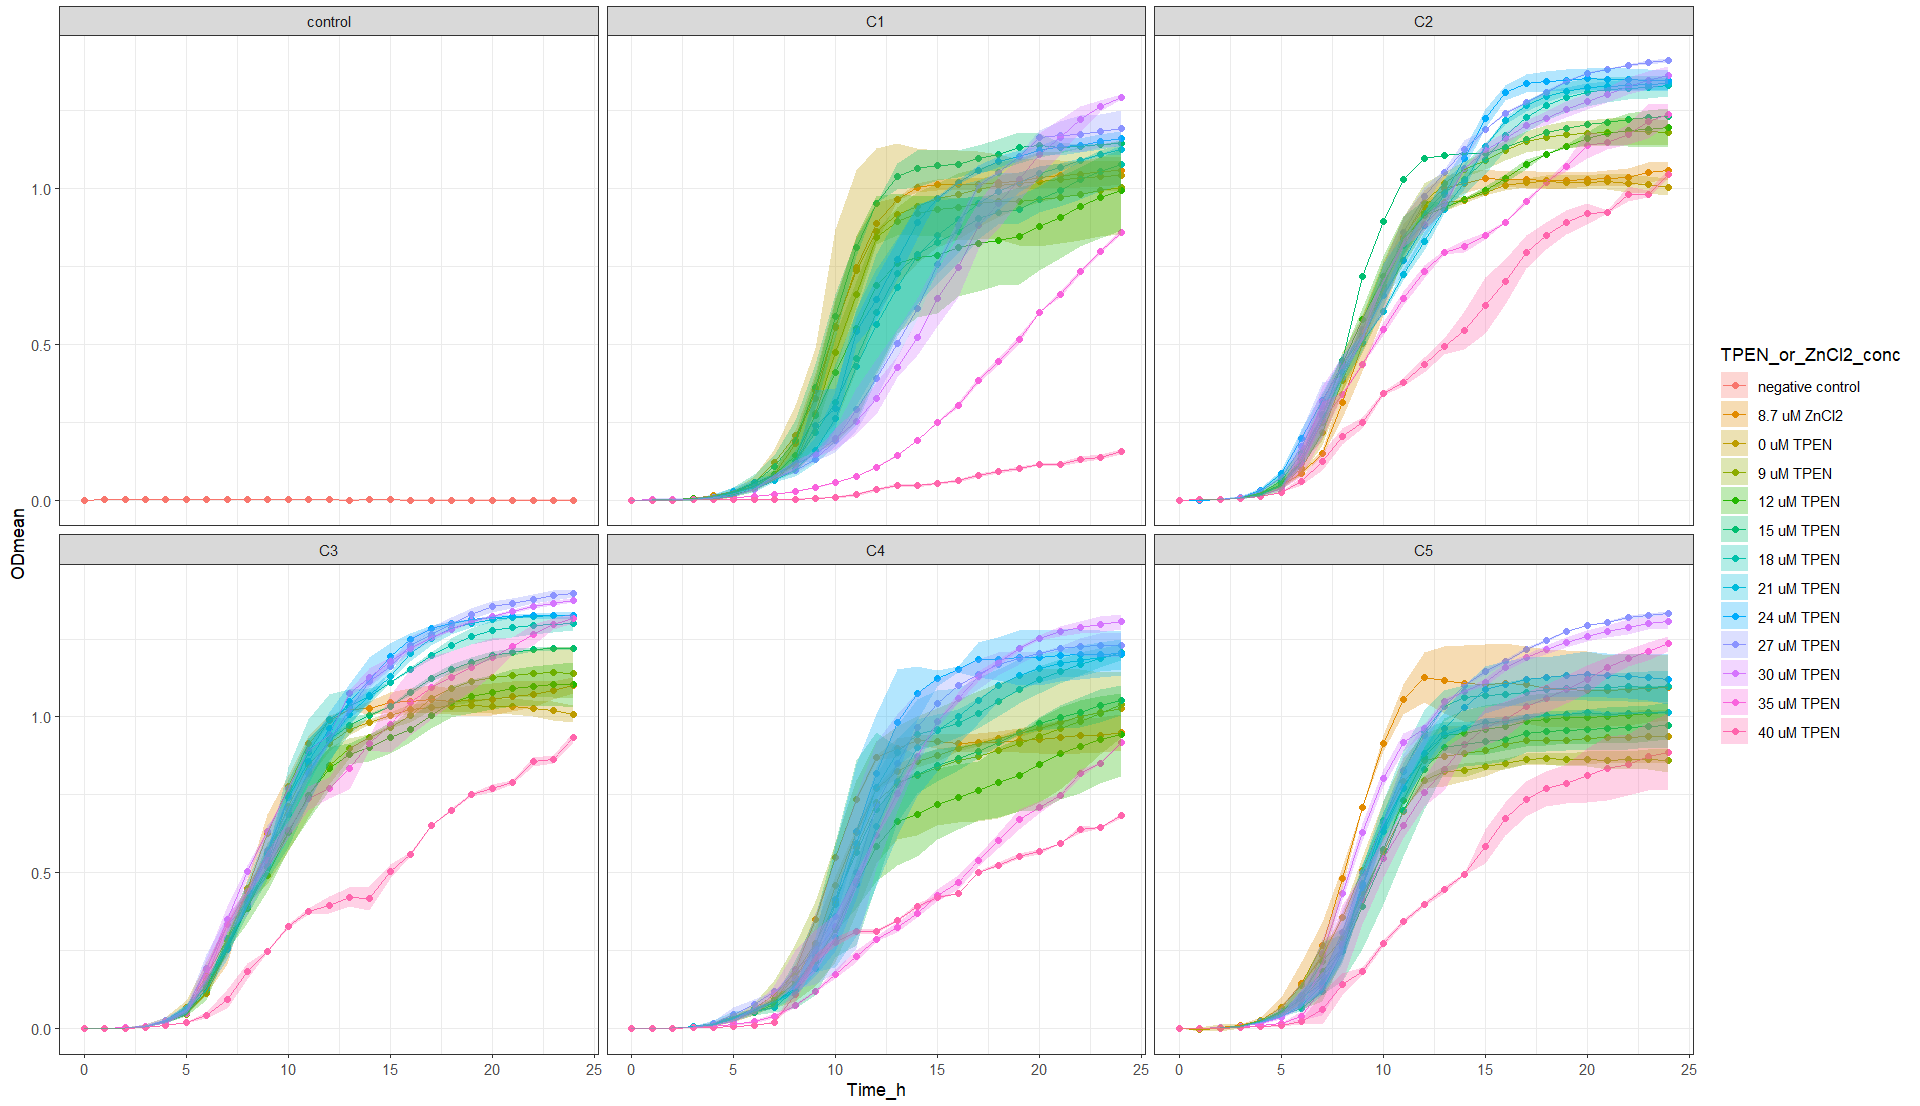

This figure's R source:
setwd("~/ITQB/Plate readings/Exp38_2plates_24052024")

library(tidyverse)

library(readxl)
Exp38 <- Exp38_2plates_24052024 <- read_excel("Exp38_2plates_24052024_final_final.xlsx")
View(Exp38) 

Exp38_v1 <- Exp38 %>%
  pivot_longer(names_to = "Condition", values_to = "OD_578", cols = -Time_h)
Exp38_v1
View(Exp38_v1)


Exp38_v2 <- separate(Exp38_v1, Condition, 
                     c("Community",
                       "Transfer_medium",
                       "Zn_condition", 
                       "Tech_Repl",
                       "Biol_Repl",
                       "TPEN_or_ZnCl2_conc",
                       "Well_number"), 
                     sep = "_", remove = FALSE,
                     convert = FALSE)
View(Exp38_v2)

Exp38_v2$OD_578 <- as.numeric (Exp38_v2$OD_578) #Because OD_578 values are character

Exp38_v2$TPEN_or_ZnCl2_conc <- factor(Exp38_v2$TPEN_or_ZnCl2_conc, levels = c("nodrug",
                                                                              "1.74",
                                                                              "0",
                                                                              "1.8",
                                                                              "2.4",
                                                                              "3.0",
                                                                              "3.6",
                                                                              "4.2",
                                                                              "4.8",
                                                                              "5.4",
                                                                              "6.0",
                                                                              "7.0",
                                                                              "8.0"))

Exp38_v2 <- Exp38_v2 %>% mutate(TPEN_or_ZnCl2_conc = recode (TPEN_or_ZnCl2_conc,
                                                             "nodrug" = "control",
                                                             "1.74" = "17.4uM",
                                                             "0" = "0uM",
                                                             "1.8" = "9uM",
                                                             "2.4" = "12uM",
                                                             "3.0" = "15uM",
                                                             "3.6" = "18uM",
                                                             "4.2" = "21uM",
                                                             "4.8" = "24uM",
                                                             "5.4" = "27uM",
                                                             "6.0" = "30uM",
                                                             "7.0" = "35uM",
                                                             "8.0" = "40uM"))

Exp38_v2$Community <- factor(Exp38_v2$Community, levels = c("control",
                                                            "C1",
                                                            "C2",
                                                            "C3",
                                                            "C4",
                                                            "C5"))

#It's better to filter the data --> better results
filtered_data <- Exp38_v2 %>%
  filter(!(Community == "C2" & Tech_Repl == "TechRep2" & TPEN_or_ZnCl2_conc == "15uM"))

filtered_data %>%
  ggplot(aes(x= Time_h, y=OD_578, color = Tech_Repl)) +
  geom_line() +
  facet_grid (Community ~ TPEN_or_ZnCl2_conc)

Exp38_v3<- filtered_data %>% group_by(Community, Transfer_medium, Zn_condition, Tech_Repl, Biol_Repl, Well_number) %>%
  mutate(blank = Time_h ==0)


View(Exp38_v3)

Exp38_v4 <- Exp38_v3 %>%
  group_by(Community, Transfer_medium, Zn_condition, Tech_Repl, Biol_Repl, Well_number) %>%
  mutate(OD = OD_578 - OD_578[blank]) %>%
  ungroup()


View(Exp38_v4)

#Obtain the mean and sd
Exp38_v5 <- Exp38_v4 %>% group_by(Time_h, Community, TPEN_or_ZnCl2_conc, Zn_condition) %>%
  summarise(ODmean = mean(OD), sdOD = sd(OD), n())

Exp38_v5$Community <- factor(Exp38_v5$Community, levels = c("control",
                                                            "C1",
                                                            "C2",
                                                            "C3",
                                                            "C4",
                                                            "C5"))


Exp38_v5 <- Exp38_v5 %>% mutate(TPEN_or_ZnCl2_conc =  recode (TPEN_or_ZnCl2_conc,
                                                              "control" = "negative control",
                                                              "17.4uM" = "17.4 uM ZnCl2",
                                                              "0uM" = "0 uM TPEN",
                                                              "9uM" = "9 uM TPEN",
                                                              "12uM" = "12 uM TPEN",
                                                              "15uM" = "15 uM TPEN",
                                                              "18uM" = "18 uM TPEN",
                                                              "21uM" = "21 uM TPEN",
                                                              "24uM" = "24 uM TPEN",
                                                              "27uM" = "27 uM TPEN",
                                                              "30uM" = "30 uM TPEN",
                                                              "35uM" = "35 uM TPEN",
                                                              "40uM" = "40 uM TPEN"))

#Final plot taking into account filtered data used in the 1st plot
Exp38_v5  %>%
  ggplot(aes(x = Time_h,
            y = ODmean,
            color = TPEN_or_ZnCl2_conc,
            fill = TPEN_or_ZnCl2_conc
)) +
  geom_point() +
  geom_line() +
  geom_ribbon(aes(ymin=ODmean-sdOD, ymax=ODmean+sdOD),
              alpha = 0.3, colour = NA) +
  facet_wrap (Community ~ .) +
  theme_bw()
